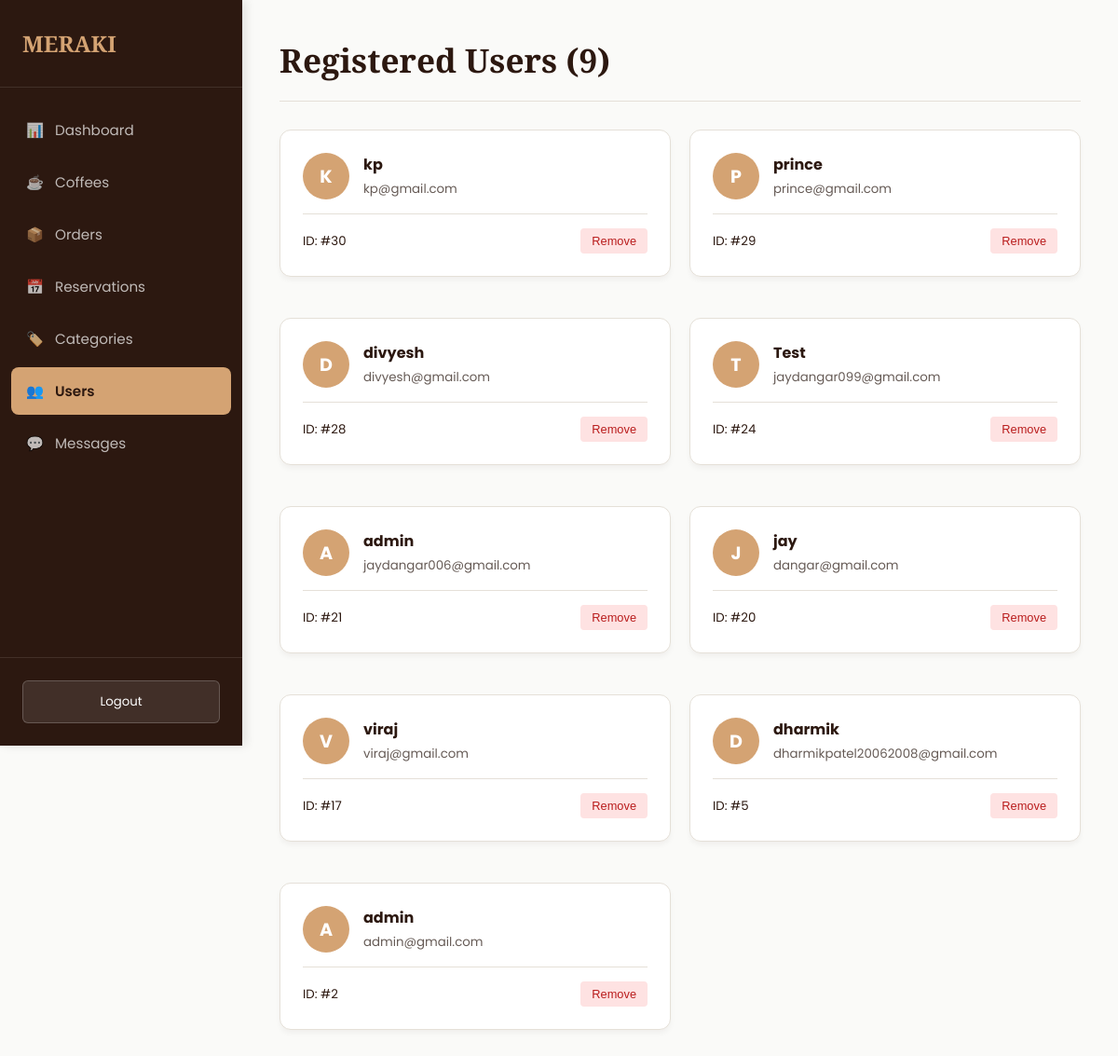
The app's page /Admin/users.php (signed in) with its own data.
### tables this page shows
CREATE TABLE `users` (
  `id` int(11) NOT NULL,
  `username` varchar(50) NOT NULL,
  `email` varchar(100) NOT NULL,
  `password` varchar(255) NOT NULL,
  `create_datetime` datetime NOT NULL,
  `reset_token` varchar(64) DEFAULT NULL,
  `token_expiry` datetime DEFAULT NULL,
  `phone` varchar(20) DEFAULT NULL,
  `address` text DEFAULT NULL,
  `full_name` varchar(255) DEFAULT NULL
);

### Admin/users.php (the view, shortened to what this page needs)
<?php
$host = 'localhost'; $user = 'root'; $password = ''; $database = 'kapetann';
$conn = @new mysqli($host, $user, $password, $database);
$users = [];
if (!$conn->connect_errno) {
    $result = $conn->query("SELECT * FROM users ORDER BY id DESC");
    if ($result) { while ($row = $result->fetch_assoc()) $users[] = $row; }
}
?>
<!DOCTYPE html>
<html lang="en">
<head>
</head>
<body>
    <?php include 'sidebar.php'; ?>
    <main class="main-content">
        <div class="page-header">
            <h1>Registered Users (<?php echo count($users); ?>)</h1>
        </div>
        <div class="user-grid">
            <?php foreach($users as $u): ?>
            <div class="card">
                <div class="user-card">
                    <div class="user-avatar"><?php echo strtoupper(substr($u['username'],0,1)); ?></div>
                    <div>
                        <h4 style="margin:0; color:var(--text-primary);"><?php echo htmlspecialchars($u['username']); ?></h4>
                        <small style="color:var(--text-secondary);"><?php echo htmlspecialchars($u['email']); ?></small>
                    </div>
                </div>
                <div class="user-meta">
                    <small>ID: #<?php echo $u['id']; ?></small>
                    <form method="POST" onsubmit="return confirm('Delete this user?');">
                        <button type="submit" name="delete_user" class="btn-small btn-delete">Remove</button>
                    </form>
                </div>
            </div>
            <?php endforeach; ?>
        </div>
    </main>
</body>
</html>

### Admin/styles.php (style rules this page uses)
:root { --sidebar-bg: #2C1810; --sidebar-hover: #3E2C26; --sidebar-active: #D4A373; --sidebar-text: #F3F0EB; --main-bg: #FAFAF8; --card-bg: #FFFFFF; --text-primary: #2C1810; --text-secondary: #665b56; --accent: #D4A373; --accent-hover: #b08d55; --border: #E5E0D8; --shadow: 0 4px 6px -1px rgba(44, 24, 16, 0.05); --shadow-lg: 0 10px 15px -3px rgba(44, 24, 16, 0.1); --danger: #ef4444; --success: #10b981; }
* { margin: 0; padding: 0; box-sizing: border-box; }
body { font-family: 'Poppins', sans-serif; background: var(--main-bg); color: var(--text-primary); min-height: 100vh; display: flex; }
h1, h2, h3, .brand-font { font-family: 'Playfair Display', serif; }
.main-content { flex: 1; margin-left: 260px; padding: 40px; }
.page-header { margin-bottom: 30px; border-bottom: 1px solid var(--border); padding-bottom: 20px; }
.page-header h1 { font-size: 2.2rem; color: var(--primary); }
.card { background: var(--card-bg); border-radius: 12px; padding: 24px; box-shadow: var(--shadow); border: 1px solid var(--border); margin-bottom: 24px; }
.btn-small { padding: 6px 12px; border-radius: 4px; border:none; cursor: pointer; font-size: 0.8rem; }
.btn-delete { background: #fee2e2; color: #b91c1c; }

### Admin/users.php (style rules this page uses)
.user-grid { display: grid; grid-template-columns: repeat(auto-fill, minmax(300px, 1fr)); gap: 20px; }
.user-card { display: flex; align-items: center; gap: 15px; }
.user-avatar { width: 50px; height: 50px; border-radius: 50%; background: var(--accent); color: white; display: grid; place-items: center; font-weight: bold; font-size: 1.2rem; }
.user-meta { margin-top: 15px; padding-top: 15px; border-top: 1px solid var(--border); display: flex; justify-content: space-between; align-items: center; }

### records on screen
users: username "K", username "kp", email "kp@gmail.com", id "30"
users: username "P", username "prince", email "prince@gmail.com", id "29"
users: username "D", username "divyesh", email "divyesh@gmail.com", id "28"
users: username "T", username "Test", email "jaydangar099@gmail.com", id "24"
users: username "A", username "admin", email "jaydangar006@gmail.com", id "21"
users: username "J", username "jay", email "dangar@gmail.com", id "20"
users: username "V", username "viraj", email "viraj@gmail.com", id "17"
users: username "D", username "dharmik", email "dharmikpatel20062008@gmail.com", id "5"
users: username "A", username "admin", email "admin@gmail.com", id "2"

### other values on screen
count($users) "9"
